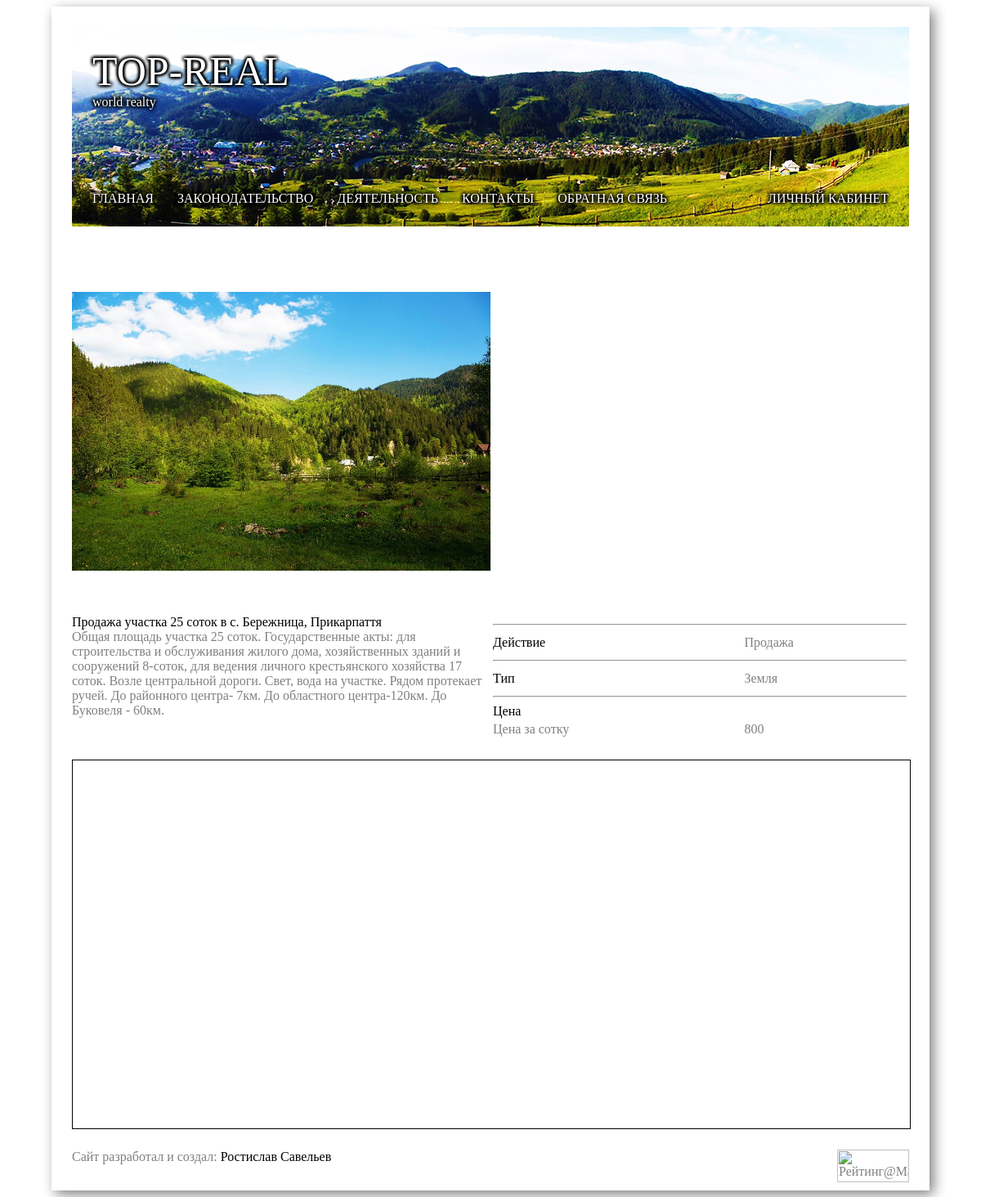
Page /offer_details.php?id=7 on the committed database.
### tables this page shows
CREATE TABLE IF NOT EXISTS `images` (
  `id` int(11) NOT NULL AUTO_INCREMENT,
  `path` varchar(2048) NOT NULL,
  `is_preview` tinyint(1) NOT NULL,
  `offer_id` int(11) NOT NULL,
  PRIMARY KEY (`id`)
);

CREATE TABLE IF NOT EXISTS `offers` (
  `id` int(11) NOT NULL AUTO_INCREMENT,
  `title` varchar(512) NOT NULL,
  `description` varchar(16384) NOT NULL,
  `location` varchar(512) NOT NULL,
  `video` varchar(1024) NOT NULL,
  `owner_id` int(11) NOT NULL,
  PRIMARY KEY (`id`)
);

### classes/database.php (called while the page is built, shortened)
<?php
include_once "offer.php";
class Database
{
    static $database = "toprealc_data";
    static function ConnectToDatabase()
    {
        if (mysql_select_db(database::$database))
        {
            $answer = true;
        }
        else
        {
            $answer = false;
        }
        return $answer;
    }
    public static function GetOfferPreview($id)
    {
        if (database::ConnectToDatabase())
        {
            $query = "select i.path from images as i, offers as o where i.offer_id = o.id and o.id = " . $id . " and i.is_preview = 1 limit 1";
            $result = mysql_query($query);
            $row = mysql_fetch_row($result);
            $result = $row[0];
        }
        else
        {
            $result = false;
        }
        return $result;
    }
    public static function GetOffer($id)
    {
        if (database::ConnectToDatabase())
        {
            $query = "select id, title, description, location, video from offers where id = " . $id;
            $result = mysql_query($query);
            $row = mysql_fetch_row($result);
            $offer = new Offer($row[0], $row[1], $row[2], $row[3], $row[4], Database::GetOfferPreview($row[0]), null);
            $query = "select c.title, oc.value, c.type, cg.title from offers_characteristics as oc, characteristics as c, characteristic_groups as cg where offer_id = " . $id . " and oc.characteristic_id = c.id and c.characteristic_group_id = cg.id order by characteristic_id";
            $result = mysql_query($query);
            while ($row = mysql_fetch_array($result, MYSQL_NUM))
            {
                $characteristics[$row[0]][0] = $row[0];
                $characteristics[$row[0]][1] = $row[1];
                $characteristics[$row[0]][2] = $row[2];
                $characteristics[$row[0]][3] = $row[3];
            }
            $offer->characteristics = $characteristics;
        }
        else
        {
            $offer = false;
        }
        return $offer;
    }
}

### classes/offer.php (called while the page is built, shortened)
<?php
class Offer
{
    public function __construct($id, $title, $description, $location, $video, $preview, $characteristics)
    {
        $this->title = $title;
        $this->description = $description;
        $preview == null ? $this->preview = '../images/offers/default.jpg' : $this->preview = $preview;
    }
}

### offer_details.php (the view, shortened to what this page needs)
<?php
include_once 'classes/database.php';
include_once 'classes/offer.php';
$item = database::GetOffer($_REQUEST["id"]);
?>
<html>
    <head>
        <link rel="stylesheet" href="styles/index.css" />
        <link rel="stylesheet" href="styles/offer_details.css" />
    </head>
    <body onload="OnPageLoaded()">
        <div class="page">
            <?php include "./page_blocks/header.php"; ?>
            <div class="body">
                <div>
                    <div style="float: left; width: 50%; height: 450px;">
                        <div id="image_large" style="height: 100%; width: 100%; background-image: url(<?= "'" . $item->preview . "'" ?>); background-size: contain; background-repeat: no-repeat; background-position: center;">
                        </div>
                    </div>
                    <div style="float: left; width: 50%; height: 450px;">
                    </div>
                </div>
                <div>
                    <div style="float: left; width: 50%;">
                        <heading><?= $item->title ?></heading><br/>
                        <?= $item->description ?>
                    </div>
                    <div style="float: left; width: 50%;">
                        <table style="width: 100%; hieght: 100%;">
                            <?php
                            $previous_group = "";
                            if (count($item->characteristics) > 0)
                            {
                                foreach ($item->characteristics as $characteristic)
                                {
                                    if ($previous_group != $characteristic[3])
                                    {
                                        if ($characteristic[2] == "option")
                                        {
                                            ?>
                                            <tr>
                                                <td colspan="2">
                                                    <hr/>
                                                </td>
                                            </tr>
                                            <tr>
                                                <td>
                                            <heading><?= $characteristic[3] ?></heading>
                                            </td>
                                            <td>
                                                <?= $characteristic[0] ?>
                                            </td>
                                            </tr>
                                            <?php
                                        }
                                        else if ($characteristic[2] != "option")
                                        {
                                            ?>
                                            <tr>
                                                <td colspan="2">
                                                    <hr/>
                                            <heading><?= $characteristic[3] ?></heading>
                                            </td>
                                            </tr>
                                            <?php
                                        }
                                    }
                                    if ($characteristic[2] != "option")
                                    {
                                        ?>
                                        <tr>
                                            <td>
                                                <?= $characteristic[0] ?>
                                            </td>
                                            <td>
                                                <?= $characteristic[1] ?>
                                            </td>
                                        </tr>
                                        <?php
                                    }
                                    $previous_group = $characteristic[3];
                                }
                            }
                            ?>
                        </table>
                    </div>
                </div>
                <div id="map" style="float: left; width: 100%; height: 450px; border: 1px solid black; margin-bottom: 25px; margin-top: 25px;">
                </div>
            </div>
            <?php include "./page_blocks/footer.php"; ?>
        </div>
    </body>
</html>

### styles/index.css (style rules this page uses)
body { font-family: Calibri; color: gray; }
.page { width: 1024px; margin: auto; padding: 25px; box-shadow: 5px 5px 15px; }
heading { color: black; }

### rows in the picture
images: path (picture)
offers: title "Продажа участка 25 соток в с. Бережница, Прикарпаття", description "Общая площадь участка 25 соток. Государственные акты: для строительства и обслуживания жилого дома, хозяйственных зданий и сооружений 8-соток, для ведения личного крестьянского хозяйства 17 соток. Возле центральной дороги. Свет, вода на участке. Рядом протекает ручей. До районного центра- 7км. До областного центра-120км. До Буковеля - 60км."

### other values in the picture
$characteristic[3] "Действие"
$characteristic[0] "Продажа"
$characteristic[3] "Тип"
$characteristic[0] "Земля"
$characteristic[3] "Цена"
$characteristic[0] "Цена за сотку"
$characteristic[1] "800"
